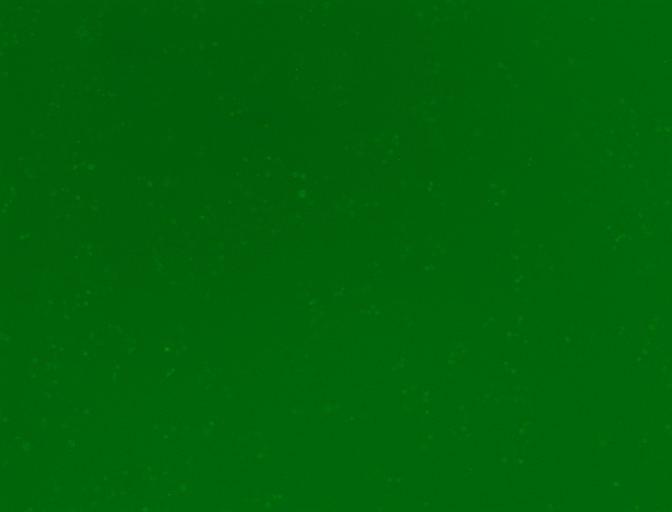
//> input picture cells03.png, 1344 x 1024 px (shown at 1/2 size)
$ ./main   (built with g++ and OpenCV 4)
//> lines starting //> are read from the running program, lines starting //| are printed output that depends on the picture
### project.h
#pragma once
#include <opencv2/core/core.hpp>
#include <opencv2/highgui/highgui.hpp>
#include <opencv2/imgcodecs/imgcodecs.hpp>
#include <opencv2/imgproc/imgproc.hpp>

using namespace cv;

void contrast(Mat &img, int n, int m);
void alignment(Mat &img, Mat &img_res, int n, int m);
void laplacianZeroCrossings(Mat &img, int n, int m);
void full_redraw(Mat &img, Mat &img_res2, int n, int m);

### redraw.cpp
#include <math.h>
#include <stdio.h>
#include <stdlib.h>
#include <algorithm>
#include <iostream>
#include <opencv2/core/core.hpp>
#include <opencv2/highgui/highgui.hpp>
#include <opencv2/imgcodecs/imgcodecs.hpp>
#include <opencv2/imgproc/imgproc.hpp>

using namespace std;
using namespace cv;

void redraw(const Mat &img, Mat img_res, int startI, int startJ, int **index,
            int &sz);
void preredraw(Mat img, int startI, int startJ, int **index);
bool inside_picture(long int i, long int j, long int n, long int m);

void full_redraw(Mat &img, Mat &img_res2, int n, int m) {
    int i, j;
    int num_of_cells = 0;
    int **index;
    int sz;

    index = new int *[n];
    for (i = 0; i < n; i++) {
        index[i] = new int[m];
    }

    for (i = 0; i < n; ++i) {
        for (j = 0; j < m; ++j) {
            index[i][j] = 0;
        }
    }

    for (j = 4; j < m - 4; ++j) {
        for (i = 4; i < n - 4; ++i) {
            if (img.at<uchar>(j, i) == 0 && index[i][j] == 0) {
                preredraw(img, i, j, index);
            }
        }
    }

    for (i = 0; i < n; ++i) {
        for (j = 0; j < m; ++j) {
            index[i][j] = 0;
        }
    }

    for (j = 4; j < m - 4; ++j) {
        for (i = 4; i < n - 4; ++i) {
            if (img.at<uchar>(j, i) == 0 && index[i][j] == 0) {
                redraw(img, img_res2, i, j, index, sz);
                if (sz >= 20) {
                    ++num_of_cells;
                }
            }
        }
    }
    printf("Number of cells = %d\n", num_of_cells);
    return;
}

// [97 lines left out: functions redraw, inside_picture, not called in this run]

void preredraw(Mat img, int startI, int startJ, int **index) {
    int n = img.size[1], m = img.size[0], k, l, sz = 0;
    int x[100000], y[100000];
    for (k = 0; k != 100000; ++k) {
        x[k] = n + 1;
        y[k] = m + 1;
    }
    std::vector<std::pair<int, int> > stack;
    stack.emplace_back(startI, startJ);

    while (!stack.empty()) {
        auto coords = stack.back();
        int i = coords.first, j = coords.second;

        index[i][j] = 1;
        x[sz] = i, y[sz] = j;
        ++sz;

        // move right
        if (i + 1 < n - 4 && i + 1 >= 4) {
            if (img.at<uchar>(j, i + 1) == 0 && (index[i + 1][j] == 0)) {
                stack.emplace_back(i + 1, j);
                continue;
            }
        }

        // move left
        if (i - 1 >= 4 && i - 1 < n - 4) {
            if (img.at<uchar>(j, i - 1) == 0 && (index[i - 1][j] == 0)) {
                stack.emplace_back(i - 1, j);
                continue;
            }
        }

        // move down
        if (j + 1 < m - 4 && j + 1 >= 4) {
            if (img.at<uchar>(j + 1, i) == 0 && (index[i][j + 1] == 0)) {
                stack.emplace_back(i, j + 1);
                continue;
            }
        }

        // move up
        if (j - 1 >= 4 && j - 1 < m - 4) {
            if (img.at<uchar>(j - 1, i) == 0 && (index[i][j - 1] == 0)) {
                stack.emplace_back(i, j - 1);
                continue;
            }
        }

        stack.pop_back();
    }

    for (k = 0; k != sz - 1; ++k) {
        for (l = 0; l != sz - k - 1; ++l) {
            if (x[l] > x[l + 1]) {
                int xx = x[l + 1];
                x[l + 1] = x[l];
                x[l] = xx;
                int yy = y[l + 1];
                y[l + 1] = y[l];
                y[l] = yy;
            } else if (x[l] == x[l + 1]) {
                if (y[l] > y[l + 1]) {
                    int yy = y[l + 1];
                    y[l + 1] = y[l];
                    y[l] = yy;
                }
            }
        }
    }
    for (k = 1; k != sz; ++k) {
        if (x[k - 1] == x[k]) {
            if (y[k - 1] < y[k] - 1) {
                for (int l = y[k - 1] + 1; l != y[k]; ++l) {
                    img.at<uchar>(l, x[k]) = 0;
                }
            }
        }
    }

    for (k = 0; k != sz - 1; ++k) {
        for (l = 0; l != sz - k - 1; ++l) {
            if (y[l] > y[l + 1]) {
                int xx = x[l + 1];
                x[l + 1] = x[l];
                x[l] = xx;
                int yy = y[l + 1];
                y[l + 1] = y[l];
                y[l] = yy;
            } else if (y[l] == y[l + 1]) {
                if (x[l] > x[l + 1]) {
                    int xx = x[l + 1];
                    x[l + 1] = x[l];
                    x[l] = xx;
                }
            }
        }
    }
    for (k = 1; k != sz; ++k) {
        if (y[k - 1] == y[k]) {
            if (x[k - 1] < x[k] - 1) {
                for (int l = x[k - 1] + 1; l != x[k]; ++l) {
                    img.at<uchar>(y[k], l) = 0;
                }
            }
        }
    }
}

### laplacianZeroCrossings.cpp
#include <math.h>
#include <stdio.h>
#include <stdlib.h>
#include <algorithm>
#include <iostream>
#include <opencv2/core/core.hpp>
#include <opencv2/highgui/highgui.hpp>
#include <opencv2/imgcodecs/imgcodecs.hpp>
#include <opencv2/imgproc/imgproc.hpp>

using namespace std;
using namespace cv;

double Laplacian(int i, int j, const Mat& img);
bool zero_neighbour(int i, int j, int n, int m, double** log);
bool black_neighbour(int i, int j, const Mat& img);
bool one_black_neighbour(int i, int j, const Mat& img);
int SumOfLaplacianSigns(int i, int j, int n, int m, double** lapl);
bool inside_picture(int i, int j, int n, int m);
int NumSign(double x);
void laplacianZeroCrossings(Mat& img, int n, int m) {
    int i, j;
    int num_of_neighbours;
    double** lapl;

    lapl = new double*[n];
    for (i = 0; i < n; i++) {
        lapl[i] = new double[m];
    }
    //    int index[n][m];
    //    int red[n][m];
    for (i = 0; i < n; ++i) {
        for (j = 0; j < m; ++j) {
            lapl[i][j] = 0.;
        }
    }

    for (j = 0; j < m; ++j) {
        for (i = 0; i < n; ++i) {
            lapl[i][j] = Laplacian(i, j, img);
        }
    }

    for (j = 0; j < m; ++j) {
        for (i = 0; i < n; ++i) {
            if (fabs(lapl[i][j]) <= 2 /*&& zero_neighbour(i,j,n,m,lapl)==1*/) {
                if (i == 0 || j == 0 || i == n - 1 || j == m - 1) {
                    if ((i == 0 && j == 0) || (i == 0 && j == m - 1) ||
                        (i == n - 1 && j == 0) || (i == n - 1 && j == m - 1)) {
                        num_of_neighbours = 3;
                        if (fabs(SumOfLaplacianSigns(i, j, n, m, lapl)) !=
                            num_of_neighbours) {
                            img.at<uchar>(j, i) = 255;
                        } else {
                            img.at<uchar>(j, i) = 0;
                        }
                    } else {
                        num_of_neighbours = 5;
                        if (fabs(SumOfLaplacianSigns(i, j, n, m, lapl)) !=
                            num_of_neighbours) {
                            img.at<uchar>(j, i) = 255;
                        } else {
                            img.at<uchar>(j, i) = 0;
                        }
                    }
                } else {
                    num_of_neighbours = 8;
                    if (fabs(SumOfLaplacianSigns(i, j, n, m, lapl)) !=
                        num_of_neighbours) {
                        img.at<uchar>(j, i) = 255;
                    } else {
                        img.at<uchar>(j, i) = 0;
                    }
                }

            } else {
                img.at<uchar>(j, i) = 0;
            }
        }
    }

    for (j = 0; j < m; ++j) {
        for (i = 0; i < n; ++i) {
            if (img.at<uchar>(j, i) == 0 && black_neighbour(i, j, img) == 0) {
                img.at<uchar>(j, i) = 255;
            }
        }
    }

    return;
}

int SumOfLaplacianSigns(int i, int j, int n, int m, double** lapl) {
    double l1, l2, l3, l4, l5, l6, l7, l8;
    /*
     1 2 3
     4   5
     6 7 8
     */
    if (i == 0) {
        if (j == 0) {
            l5 = lapl[i][j + 1];
            l7 = lapl[i + 1][j];
            l8 = lapl[i + 1][j + 1];
            return NumSign(l5) + NumSign(l7) + NumSign(l8);
        }
        if (j == m - 1) {
            l4 = lapl[i][j - 1];
            l6 = lapl[i + 1][j - 1];
            l7 = lapl[i + 1][j];
            return NumSign(l4) + NumSign(l6) + NumSign(l7);
        } else {
            l4 = lapl[i][j - 1];
            l5 = lapl[i][j + 1];
            l6 = lapl[i + 1][j - 1];
            l7 = lapl[i + 1][j];
            l8 = lapl[i + 1][j + 1];
            return NumSign(l4) + NumSign(l5) + NumSign(l6) + NumSign(l7) +
                   NumSign(l8);
        }
    }
    if (j == 0) {
        if (i == n - 1) {
            l2 = lapl[i - 1][j];
            l3 = lapl[i - 1][j + 1];
            l5 = lapl[i][j + 1];
            return NumSign(l2) + NumSign(l3) + NumSign(l5);
        } else {
            l2 = lapl[i - 1][j];
            l3 = lapl[i - 1][j + 1];
            l5 = lapl[i][j + 1];
            l7 = lapl[i + 1][j];
            l8 = lapl[i + 1][j + 1];
            return NumSign(l2) + NumSign(l3) + NumSign(l5) + NumSign(l7) +
                   NumSign(l8);
        }
    }
    if (i == n - 1) {
        if (j == m - 1) {
            l1 = lapl[i - 1][j - 1];
            l2 = lapl[i - 1][j];
            l4 = lapl[i][j - 1];
            return NumSign(l1) + NumSign(l2) + NumSign(l4);
        } else {
            l1 = lapl[i - 1][j - 1];
            l2 = lapl[i - 1][j];
            l3 = lapl[i - 1][j + 1];
            l4 = lapl[i][j - 1];
            l5 = lapl[i][j + 1];
            return NumSign(l1) + NumSign(l2) + NumSign(l3) + NumSign(l4) +
                   NumSign(l5);
        }
    }
    if (j == m - 1) {
        l1 = lapl[i - 1][j - 1];
        l2 = lapl[i - 1][j];
        l4 = lapl[i][j - 1];
        l6 = lapl[i + 1][j - 1];
        l7 = lapl[i + 1][j];
        return NumSign(l1) + NumSign(l2) + NumSign(l4) + NumSign(l6) +
               NumSign(l7);
    } else {
        l1 = lapl[i - 1][j - 1];
        l2 = lapl[i - 1][j];
        l3 = lapl[i - 1][j + 1];
        l4 = lapl[i][j - 1];
        l5 = lapl[i][j + 1];
        l6 = lapl[i + 1][j - 1];
        l7 = lapl[i + 1][j];
        l8 = lapl[i + 1][j + 1];
        return NumSign(l1) + NumSign(l2) + NumSign(l3) + NumSign(l4) +
               NumSign(l5) + NumSign(l6) + NumSign(l7) + NumSign(l8);
    }
}

int NumSign(double x) {
    if (x > 0) {
        return 1;
    }
    if (x < 0) {
        return -1;
    } else {
        return 0;
    }
}

double Laplacian(int i, int j, const Mat& img) {
    int n = img.size[1], m = img.size[0];
    if (j + 1 < m) {
        if (j - 1 >= 0) {
            if (i + 1 < n) {
                if (i - 1 >= 0) {
                    return (img.at<uchar>(j + 1, i) + img.at<uchar>(j - 1, i) +
                            img.at<uchar>(j, i + 1) + img.at<uchar>(j, i - 1) -
                            4 * img.at<uchar>(j, i));
                } else {
                    return (img.at<uchar>(j + 1, i) + img.at<uchar>(j - 1, i) +
                            img.at<uchar>(j, i + 1) - 3 * img.at<uchar>(j, i));
                }
            } else {
                if (i - 1 >= 0) {
                    return (img.at<uchar>(j + 1, i) + img.at<uchar>(j - 1, i) +
                            img.at<uchar>(j, i - 1) - 3 * img.at<uchar>(j, i));
                } else {
                    return (img.at<uchar>(j + 1, i) + img.at<uchar>(j - 1, i) -
                            2 * img.at<uchar>(j, i));
                }
            }
        } else {
            if (i + 1 < n) {
                if (i - 1 >= 0) {
                    return (img.at<uchar>(j + 1, i) + img.at<uchar>(j, i + 1) +
                            img.at<uchar>(j, i - 1) - 3 * img.at<uchar>(j, i));
                } else {
                    return (img.at<uchar>(j + 1, i) + img.at<uchar>(j, i + 1) -
                            2 * img.at<uchar>(j, i));
                }
            } else {
                if (i - 1 >= 0) {
                    return (img.at<uchar>(j + 1, i) + img.at<uchar>(j, i - 1) -
                            2 * img.at<uchar>(j, i));
                } else {
                    return (img.at<uchar>(j + 1, i) - img.at<uchar>(j, i));
                }
            }
        }
    } else {
        if (j - 1 >= 0) {
            if (i + 1 < n) {
                if (i - 1 >= 0) {
                    return (img.at<uchar>(j - 1, i) + img.at<uchar>(j, i + 1) +
                            img.at<uchar>(j, i - 1) - 3 * img.at<uchar>(j, i));
                } else {
                    return (img.at<uchar>(j - 1, i) + img.at<uchar>(j, i + 1) -
                            2 * img.at<uchar>(j, i));
                }
            } else {
                if (i - 1 >= 0) {
                    return (img.at<uchar>(j - 1, i) + img.at<uchar>(j, i - 1) -
                            2 * img.at<uchar>(j, i));
                } else {
                    return (img.at<uchar>(j - 1, i) - img.at<uchar>(j, i));
                }
            }
        } else {
            if (i + 1 < n) {
                if (i - 1 >= 0) {
                    return (img.at<uchar>(j, i + 1) + img.at<uchar>(j, i - 1) -
                            2 * img.at<uchar>(j, i));
                } else {
                    return (img.at<uchar>(j, i + 1) - img.at<uchar>(j, i));
                }
            } else {
                if (i - 1 >= 0) {
                    return (img.at<uchar>(j, i - 1) - img.at<uchar>(j, i));
                } else {
                    return (img.at<uchar>(j, i));
                }
            }
        }
    }
}

// [17 lines left out: function zero_neighbour, not called in this run]

bool inside_picture(int i, int j, int n, int m) {
    if (i < n && i >= 0 && j < m && j >= 0) {
        return 1;
    } else {
        return 0;
    }
}

bool black_neighbour(int i, int j, const Mat& img) {
    int k, l, num_of_black_neighbours;
    int n = img.size[1], m = img.size[0];
    num_of_black_neighbours = 0;
    for (k = -1; k <= 1; ++k) {
        for (l = -1; l <= 1; ++l) {
            if (inside_picture(i + k, j + l, n, m) == 1 && (k != 0 || l != 0)) {
                if (img.at<uchar>(j + l, i + k) == 0) {
                    ++num_of_black_neighbours;
                    if (num_of_black_neighbours >= 2) {
                        return 1;
                    }
                }
            }
        }
    }
    return 0;
}

// [54 lines left out: function one_black_neighbour, not called in this run]

### contrast.cpp
#include <math.h>
#include <stdio.h>
#include <stdlib.h>
#include <algorithm>
#include <iostream>
#include <opencv2/core/core.hpp>
#include <opencv2/highgui/highgui.hpp>
#include <opencv2/imgcodecs/imgcodecs.hpp>
#include <opencv2/imgproc/imgproc.hpp>

using namespace std;
using namespace cv;

void contrast(Mat &img, int n, int m) {
    long int sum = 0, avrg = 0;
    for (int j = 0; j < m; ++j) {
        for (int i = 0; i < n; ++i) {
            sum += img.at<uchar>(j, i);
        }
    }

    avrg = sum / (n * m);
    for (int j = 0; j < m; ++j) {
        for (int i = 0; i < n; ++i) {
            if ((img.at<uchar>(j, i) + (img.at<uchar>(j, i) - avrg) * 5 <
                 256) &&
                (img.at<uchar>(j, i) + (img.at<uchar>(j, i) - avrg) * 5 >=
                 0)) {  // ususally5
                img.at<uchar>(j, i) =
                    img.at<uchar>(j, i) + (img.at<uchar>(j, i) - avrg) * 5;
            } else if (img.at<uchar>(j, i) + (img.at<uchar>(j, i) - avrg) * 5 >=
                       256) {
                img.at<uchar>(j, i) = 255;
            } else {
                img.at<uchar>(j, i) = 0;
            }
        }
    }
    return;
}

### alignment.cpp
#include <math.h>
#include <stdio.h>
#include <stdlib.h>
#include <algorithm>
#include <iostream>
#include <opencv2/core/core.hpp>
#include <opencv2/highgui/highgui.hpp>
#include <opencv2/imgcodecs/imgcodecs.hpp>
#include <opencv2/imgproc/imgproc.hpp>
#include "project.h"

void alignment(Mat &img, Mat &img_res, int n, int m) {
    for (int j = 1; j < m - 1; ++j) {
        for (int i = 1; i < n - 1; ++i) {
            int clr = (img.at<uchar>(j - 1, i - 1) + img.at<uchar>(j - 1, i) +
                       img.at<uchar>(j - 1, i + 1) + img.at<uchar>(j, i - 1) +
                       img.at<uchar>(j, i) + img.at<uchar>(j, i + 1) +
                       img.at<uchar>(j + 1, i - 1) + img.at<uchar>(j + 1, i) +
                       img.at<uchar>(j + 1, i + 1)) /
                      9;
            img_res.at<uchar>(j, i) = clr;
        }
    }
    for (int j = 0; j != m; ++j) {
        for (int i = 0; i != n; ++i) {
            img.at<uchar>(j, i) = img_res.at<uchar>(j, i);
        }
    }
}

### main.cpp
#include <math.h>
#include <stdio.h>
#include <stdlib.h>
#include <algorithm>
#include <iostream>
#include <opencv2/core/core.hpp>
#include <opencv2/highgui/highgui.hpp>
#include <opencv2/imgcodecs/imgcodecs.hpp>
#include <opencv2/imgproc/imgproc.hpp>
#include "project.h"

int main() {
    Mat img = imread(
        "/Users/polinakomissarova/CLionProjects/full_project/cells03.png",
        IMREAD_GRAYSCALE);
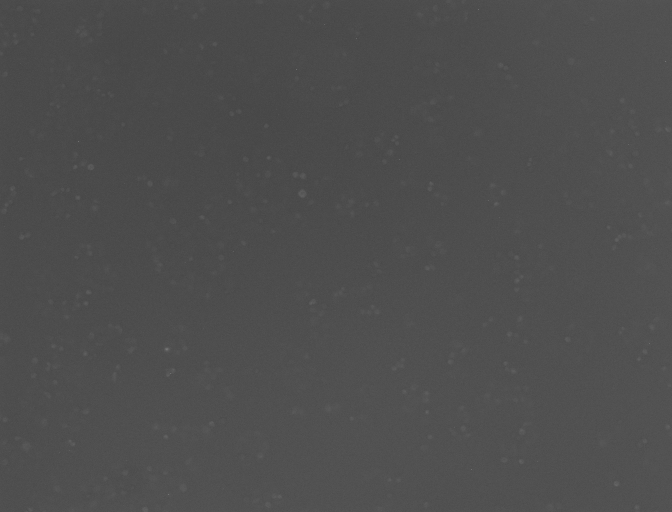
//> img: 1024 rows x 1344 cols, CV_8UC1 (shown at 1/2 size); min 64, max 200, mean 77.7
    Mat img_res = imread(
        "/Users/polinakomissarova/CLionProjects/full_project/cells03.png",
        IMREAD_GRAYSCALE);
    Mat img_res2 = imread(
        "/Users/polinakomissarova/CLionProjects/full_project/cells03.png");
//> img_res2 is the input picture: 1024 rows x 1344 cols, CV_8UC3; mean B, G, R 9.3, 99.4, 0

    int n = img.size[1], m = img.size[0];
//> n = 1344; m = 1024

    contrast(img, n, m);
//> the loop in contrast, `for (int j = 0; j < m; ++j)` made 1024 passes
//> sum on passes 1 to 3: 103682, 207297, 310817
//> after the loop in contrast, `for (int j = 0; j < m; ++j)`: sum = 106999854
//> in contrast, `avrg = sum / (n * m);`: avrg = 77
//> after the loop in contrast, `for (int j = 0; j < m; ++j)`:
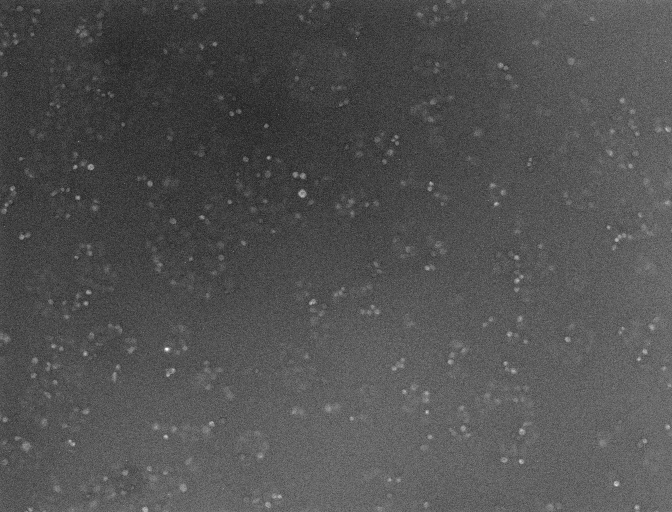
//> img: 1024 rows x 1344 cols, CV_8UC1 (shown at 1/2 size); min 0, max 255, mean 81.5
    for (int j = 0; j != m; ++j) {
        for (int i = 0; i != n; ++i) {
            img_res.at<uchar>(j, i) = img.at<uchar>(j, i);
        }
    }
    alignment(img, img_res, n, m);
    laplacianZeroCrossings(img, n, m);
//> the loop in laplacianZeroCrossings, `for (j = 0; j < m; ++j)` made 1024 passes
//> num_of_neighbours on passes 1 to 3: 5, 8, 8
//> after the loop in laplacianZeroCrossings, `for (j = 0; j < m; ++j)`:
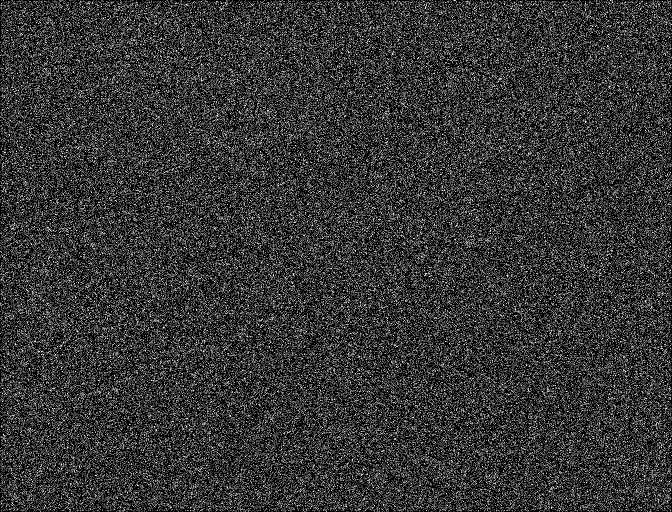
//> img: 1024 rows x 1344 cols, CV_8UC1 (shown at 1/2 size); 20.1% white in thin lines or dots
//> after the loop in laplacianZeroCrossings, `for (j = 0; j < m; ++j)`: num_of_neighbours = 5
//> after the loop in laplacianZeroCrossings, `for (j = 0; j < m; ++j)`: img: 1024 rows x 1344 cols, CV_8UC1; 20.2% white in thin lines or dots
    for (int j = 0; j != m; ++j) {
        for (int i = 0; i != n; ++i) {
            img_res2.at<Vec3b>(j, i).val[0] = img.at<uchar>(j, i);
            img_res2.at<Vec3b>(j, i).val[1] = img.at<uchar>(j, i);
            img_res2.at<Vec3b>(j, i).val[2] = img.at<uchar>(j, i);
        }
    }
//> img_res2: 1024 rows x 1344 cols, CV_8UC3; 20.2% white in thin lines or dots
    full_redraw(img, img_res2, n, m);
//> (the run ends here: the program crashes, at `if (img.at<uchar>(j, i + 1) == 0 && (index[i + 1][j] == 0))`)
